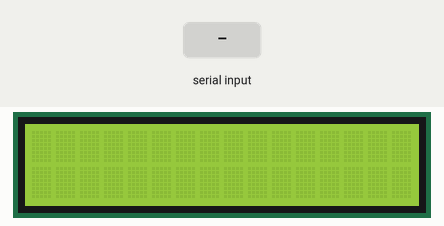
Bench run of a sketch on a simulated Arduino Uno, built with avr-gcc and run on an emulated ATmega328P. On the bench: 16×2 character LCD. The inputs (shaded band) are chosen by the test bench. What the sketch prints to the serial monitor is not drawn.

Above: at 1.2 s.
1.3 s: "+" received over Serial
At 4.1 s:
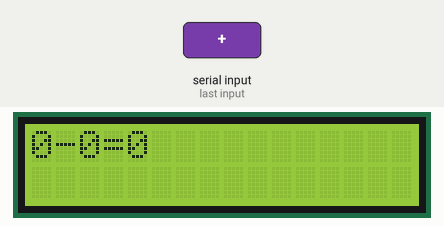
4.3 s: "90,45\n" received over Serial
At 5.7 s:
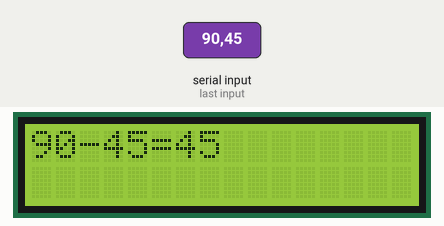
Timing chart, 0 to 7.3 s (numbered marks = the images above; inputs shaded):
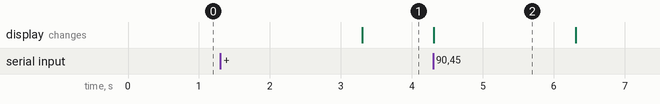

The sketch:

LCD_Display_with_calculator.ino
```cpp
#include <LiquidCrystal.h>
LiquidCrystal lcd(12, 11, 5, 4, 3, 2);

void setup() {
  // put your setup code here, to run once:
  Serial.begin(9600);
  lcd.begin(16, 2);
}

void loop() {
  // put your main code here, to run repeatedly:
  if(Serial.available()){
    long val1 = Serial.parseInt();
    char text = Serial.read();
    long val2 = Serial.parseInt();
    if(text == '+'){
    Serial.print(val1);
    Serial.print("+");
    Serial.print(val2);
    Serial.print("=");
    Serial.println(val1 + val2);
    lcd.clear();
    lcd.print(val1);
    lcd.print("+");
    lcd.print(val2);
    lcd.print("=");
    lcd.print(val1 + val2);
  }else {
    Serial.print(val1);
    Serial.print("-");
    Serial.print(val2);
    Serial.print("=");
    Serial.println(val1 - val2);
    lcd.clear();
    lcd.print(val1);
    lcd.print("-");
    lcd.print(val2);
    lcd.print("=");

    lcd.print(val1 - val2);
  }
  }
}
```

Measured:
- after the input at 1.3 s, the display: changes after 2.0 s (image 1)
- after the input at 4.3 s, the display: changes at once (image 2)
- what the display in image 2 shows lasts 2.0 s, from 4.3 s to 6.3 s
